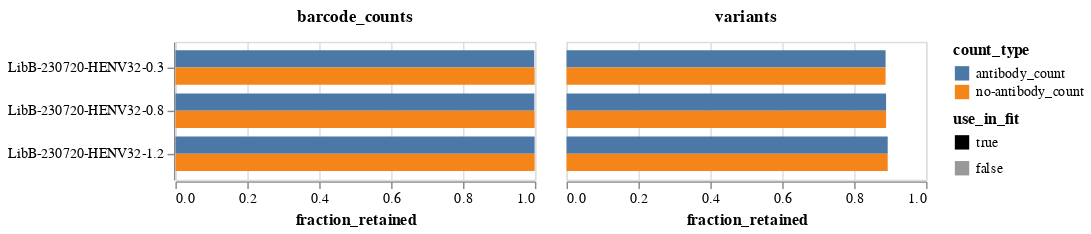

Notebook code for this chart:
### Markdown cell above
Plot the fraction of all barcode counts and the fraction of all variants that are retained.
We typically retain a higher fraction of barcode counts than variants, since the barcode counts are asymmetrically distributed toward some variants, which are more likely to be retained.

### Code cell
frac_retained = (
    prob_escape.melt(
        id_vars=["sample", "concentration", "use_in_fit", "retain", "barcode"],
        value_vars=["antibody_count", "no-antibody_count"],
        var_name="count_type",
        value_name="count",
    )
    .assign(retained_count=lambda x: x["count"] * x["retain"].astype(int))
    .groupby(["sample", "concentration", "use_in_fit", "count_type"], as_index=False)
    .aggregate(
        counts=pd.NamedAgg("count", "sum"),
        retained_counts=pd.NamedAgg("retained_count", "sum"),
        variants=pd.NamedAgg("barcode", "count"),
        retained_variants=pd.NamedAgg("retain", "sum"),
    )
    .assign(
        barcode_counts=lambda x: x["retained_counts"] / x["counts"],
        variants=lambda x: x["retained_variants"] / x["variants"],
    )
    .melt(
        id_vars=["sample", "concentration", "use_in_fit", "count_type"],
        value_vars=["variants", "barcode_counts"],
        var_name="frac_type",
        value_name="fraction_retained",
    )
)

frac_retained_chart = (
    alt.Chart(frac_retained)
    .encode(
        y=alt.Y("sample", title=None, sort=alt.SortField("concentration")),
        x=alt.X("fraction_retained", scale=alt.Scale(domain=[0, 1])),
        yOffset="count_type",
        color="count_type",
        opacity=alt.Opacity(
            "use_in_fit",
            scale=alt.Scale(domain=[True, False], range=[1, 0.4]),
        ),
        column=alt.Column(
            "frac_type",
            title=None,
            header=alt.Header(labelFontWeight="bold", labelFontSize=12),
        ),
        tooltip=[
            alt.Tooltip(c, format=".3f") if c == "fraction_retained" else c
            for c in frac_retained.columns
        ],
    )
    .mark_bar()
    .properties(height=alt.Step(12), width=250)
)

frac_retained_chart

### Figure 1 — Vega-Lite specification as saved in the notebook (floating-point values rounded to 4 significant figures)
{"config": {"view": {"continuousWidth": 300, "continuousHeight": 300}}, "data": {"name": "data-da4ebb82ebd619077c89b20708c498d0"}, "mark": {"type": "bar"}, "encoding": {"color": {"field": "count_type", "type": "nominal"}, "column": {"field": "frac_type", "header": {"labelFontSize": 12, "labelFontWeight": "bold"}, "title": null, "type": "nominal"}, "opacity": {"field": "use_in_fit", "scale": {"domain": [true, false], "range": [1, 0.4]}, "type": "nominal"}, "tooltip": [{"field": "sample", "type": "nominal"}, {"field": "concentration", "type": "quantitative"}, {"field": "use_in_fit", "type": "nominal"}, {"field": "count_type", "type": "nominal"}, {"field": "frac_type", "type": "nominal"}, {"field": "fraction_retained", "format": ".3f", "type": "quantitative"}], "x": {"field": "fraction_retained", "scale": {"domain": [0, 1]}, "type": "quantitative"}, "y": {"field": "sample", "sort": {"field": "concentration"}, "title": null, "type": "nominal"}, "yOffset": {"field": "count_type", "type": "nominal"}}, "height": {"step": 12}, "width": 250, "$schema": "https://vega.github.io/schema/vega-lite/v5.8.0.json", "datasets": {"data-da4ebb82ebd619077c89b20708c498d0": [{"sample": "LibB-230720-HENV32-0.3", "concentration": 0.3, "use_in_fit": true, "count_type": "antibody_count", "frac_type": "variants", "fraction_retained": 0.8874}, {"sample": "LibB-230720-HENV32-0.3", "concentration": 0.3, "use_in_fit": true, "count_type": "no-antibody_count", "frac_type": "variants", "fraction_retained": 0.8874}, {"sample": "LibB-230720-HENV32-0.8", "concentration": 0.8, "use_in_fit": true, "count_type": "antibody_count", "frac_type": "variants", "fraction_retained": 0.8887}, {"sample": "LibB-230720-HENV32-0.8", "concentration": 0.8, "use_in_fit": true, "count_type": "no-antibody_count", "frac_type": "variants", "fraction_retained": 0.8887}, {"sample": "LibB-230720-HENV32-1.2", "concentration": 1.2, "use_in_fit": true, "count_type": "antibody_count", "frac_type": "variants", "fraction_retained": 0.8933}, {"sample": "LibB-230720-HENV32-1.2", "concentration": 1.2, "use_in_fit": true, "count_type": "no-antibody_count", "frac_type": "variants", "fraction_retained": 0.8933}, {"sample": "LibB-230720-HENV32-0.3", "concentration": 0.3, "use_in_fit": true, "count_type": "antibody_count", "frac_type": "barcode_counts", "fraction_retained": 0.998}, {"sample": "LibB-230720-HENV32-0.3", "concentration": 0.3, "use_in_fit": true, "count_type": "no-antibody_count", "frac_type": "barcode_counts", "fraction_retained": 0.9991}, {"sample": "LibB-230720-HENV32-0.8", "concentration": 0.8, "use_in_fit": true, "count_type": "antibody_count", "frac_type": "barcode_counts", "fraction_retained": 0.9984}, {"sample": "LibB-230720-HENV32-0.8", "concentration": 0.8, "use_in_fit": true, "count_type": "no-antibody_count", "frac_type": "barcode_counts", "fraction_retained": 0.9992}, {"sample": "LibB-230720-HENV32-1.2", "concentration": 1.2, "use_in_fit": true, "count_type": "antibody_count", "frac_type": "barcode_counts", "fraction_retained": 0.9991}, {"sample": "LibB-230720-HENV32-1.2", "concentration": 1.2, "use_in_fit": true, "count_type": "no-antibody_count", "frac_type": "barcode_counts", "fraction_retained": 0.9992}]}}
